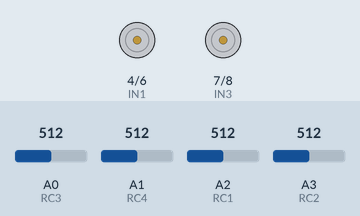
Recording of a sketch running on a simulated Arduino Uno, built with avr-gcc and run on an emulated ATmega328P. On the bench: motor-driver pin pairs drawn as motors (green arrow = first pin HIGH = forward, orange = second pin HIGH = backward, longer = more drive, scaled by the enable pin). The test bench sets the inputs (shaded band); at power-on: A2 (RC1) = 512, A0 (RC3) = 512, A3 (RC2) = 512, A1 (RC4) = 512. What the sketch prints to the serial monitor is not drawn.

Above: at 1.2 s.
1.3 s: A2 (RC1) set to 493
At 3.5 s:
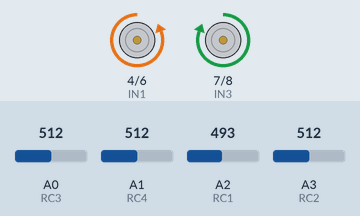
3.8 s: A0 (RC3) set to 495
At 4.4 s:
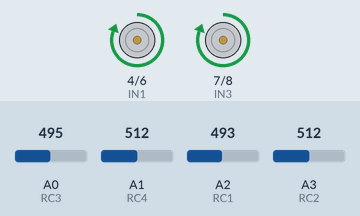
5.3 s: A3 (RC2) set to 495
At 7.5 s:
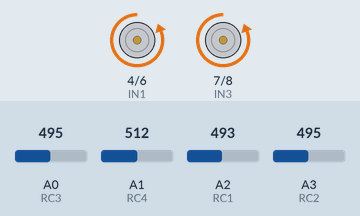
7.8 s: A3 (RC2) set to 716
At 9.6 s:
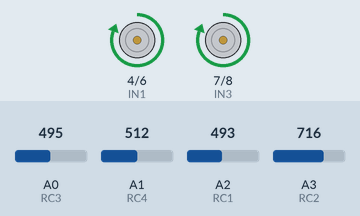
9.9 s: A3 (RC2) set to 306
At 11.3 s:
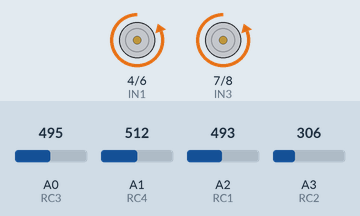
12.4 s: A3 (RC2) set to 992
At 14.2 s:
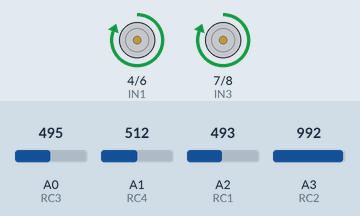
Timing chart, 0 to 15.7 s (numbered marks = the images above; inputs shaded):
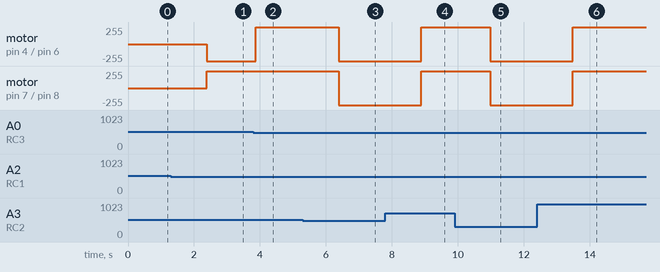

Measured:
- the behaviour switches between 511 and 510 on A2 (RC1) (found by bisection; images 0 and 1)
- the behaviour switches between 511 and 510 on A0 (RC3) (found by bisection; images 1 and 2)
- the behaviour switches between 512 and 511 on A3 (RC2) (found by bisection; images 2 and 3)
- after the input at 1.3 s, motor on pin 4 (IN1) / pin 6 (IN2): stopped → backward 255/255 after 1.1 s; motor on pin 7 (IN3) / pin 8 (IN4): stopped → forward 255/255 after 1.1 s
- after the input at 3.8 s, motor on pin 4 (IN1) / pin 6 (IN2): backward 255/255 → forward 255/255 after 0.08 s
- after the input at 5.3 s, motor on pin 4 (IN1) / pin 6 (IN2), motor on pin 7 (IN3) / pin 8 (IN4): forward 255/255 → backward 255/255 after 1.1 s
- after the input at 7.8 s, motor on pin 4 (IN1) / pin 6 (IN2), motor on pin 7 (IN3) / pin 8 (IN4): backward 255/255 → forward 255/255 after 1.1 s
- after the input at 9.9 s, motor on pin 4 (IN1) / pin 6 (IN2), motor on pin 7 (IN3) / pin 8 (IN4): forward 255/255 → backward 255/255 after 1.1 s
- after the input at 12.4 s, motor on pin 4 (IN1) / pin 6 (IN2), motor on pin 7 (IN3) / pin 8 (IN4): backward 255/255 → forward 255/255 after 1.1 s

The sketch:

track.ino
```cpp
const byte RC1 = A2;
const byte RC2 = A3;
const byte RC3 = A0;
const byte RC4 = A1;

const byte PWM1 = 5;
const byte PWM2 = 9;

const byte IN1 = 4;
const byte IN2 = 6;
const byte IN3 = 7;
const byte IN4 = 8;

const byte start_speed = 125;
const byte max_speed = 255;
const byte speed_inc = 1;
const int8_t rev_speed = 0;
const byte dalay = 100;
word speed = 0;
word prev_millis = 0;
byte prev_speed = 0;

const word analog_low = 1023 / 2;
const word analog_high = 1023 / 2;
boolean prev_analog_1 = false;
boolean prev_analog_2 = false;
boolean prev_analog_3 = false;
boolean prev_analog_4 = false;

const byte analog_chk = 10;
byte analog_cnt_1 = 0;
byte analog_cnt_2 = 0;
byte analog_cnt_3 = 0;
byte analog_cnt_4 = 0;

void setup(){
  digitalWrite (IN1, LOW);
  digitalWrite (IN2, LOW);
  digitalWrite (IN3, LOW);
  digitalWrite (IN4, LOW);
  pinMode (IN1, OUTPUT);
  pinMode (IN2, OUTPUT);
  pinMode (IN3, OUTPUT);
  pinMode (IN4, OUTPUT);
  analogWrite (PWM1, start_speed);
  analogWrite (PWM2, start_speed);
  pinMode (RC1, INPUT);
  pinMode (RC2, INPUT);
  pinMode (RC3, INPUT);
  pinMode (RC4, INPUT);

  prev_millis = millis();
  Serial.begin(56700);
}

void loop(){
  word mls = millis();
  if (prev_millis + dalay < mls){
    return;
  }
  prev_millis = millis();

  word rc1 = analogRead(RC1);
  word rc2 = analogRead(RC2);
  word rc3 = analogRead(RC3);
  word rc4 = analogRead(RC4);
  boolean analog_1 = rc1 < analog_low && rc2 > analog_high;
  boolean analog_2 = rc2 < analog_low && rc1 > analog_high;
  boolean analog_3 = rc3 < analog_low && rc4 > analog_high;
  boolean analog_4 = rc4 < analog_low && rc3 > analog_high;

  Serial.print("analogRead(RC1) =");
  Serial.println(analogRead(RC1));
  Serial.print("analogRead(RC2) =");
  Serial.println(analogRead(RC2));
  /*Serial.print("analogRead(RC3) =");
  Serial.println(analogRead(RC3));
  Serial.print("analogRead(RC4) =");
  Serial.println(analogRead(RC4));*/

  if (analog_1 != prev_analog_1){
    analog_cnt_1++;
    if (analog_chk < analog_cnt_1){
      prev_analog_1 = analog_1;
      analog_cnt_1 = 0;
      //Serial.print("prev_analog_1 = ");
      //Serial.println(prev_analog_1);
    }
  }else{
    analog_cnt_1 = 1;
  }

  if (analog_2 != prev_analog_2){
    analog_cnt_2++;
    if (analog_chk < analog_cnt_2){
      prev_analog_2 = analog_2;
      analog_cnt_2 = 0;
      //Serial.print("prev_analog_2 = ");
      //Serial.println(prev_analog_2);
    }
  }else{
    analog_cnt_2 = 1;
  }

  if (analog_3 != prev_analog_3){
    analog_cnt_3++;
    if (analog_chk < analog_cnt_3){
      prev_analog_3 = analog_3;
      analog_cnt_3 = 0;
      //Serial.print("prev_analog_3 = ");
      //Serial.println(prev_analog_3);
    }
  }else{
    analog_cnt_3 = 1;
  }

  if (analog_4 != prev_analog_4){
    analog_cnt_4++;
    if (analog_chk < analog_cnt_4){
      prev_analog_4 = analog_4;
      analog_cnt_4 = 0;
      //Serial.print("prev_analog_4 = ");
      //Serial.println(prev_analog_4);
    }
  }else{
    analog_cnt_4 = 1;
  }

  if (speed && speed < max_speed){
    speed += speed_inc;
    //Serial.println(speed);
  }

  if (
    !analog_cnt_1 || !analog_cnt_2 ||
    (
      !speed && (!analog_cnt_3 || !analog_cnt_4)
    )
  ){
    speed = start_speed;
  }

  // Вперед
  if (
    (
      prev_analog_2 ||
      (!prev_analog_1 && prev_analog_3) ||
      (!prev_analog_1 && prev_analog_4)
    ) &&
    (
      speed != prev_speed || !analog_cnt_3 || !analog_cnt_4
    )
  ){
      //Serial.println("Вперед");
      //Serial.println(prev_analog_3 && !prev_analog_4 ? "влево" : (!prev_analog_3 && prev_analog_4 ? "вправо" : ""));
      digitalWrite (IN1, prev_analog_3 ? LOW : HIGH);
      digitalWrite (IN2, prev_analog_3 ? HIGH : LOW);
      digitalWrite (IN3, prev_analog_4 ? HIGH : LOW);
      digitalWrite (IN4, prev_analog_4 ? LOW : HIGH);
      analogWrite (PWM1, prev_analog_3 ? speed : (speed + rev_speed));
      analogWrite (PWM2, prev_analog_4 ? speed : (speed + rev_speed));
  // Назад
  }else if (prev_analog_1 && (speed != prev_speed || !analog_cnt_3 || !analog_cnt_4)){
    //Serial.println("Назад");
    digitalWrite (IN1, prev_analog_3 ? HIGH : LOW);
    digitalWrite (IN2, prev_analog_3 ? LOW : HIGH);
    digitalWrite (IN3, prev_analog_4 ? LOW : HIGH);
    digitalWrite (IN4, prev_analog_4 ? HIGH : LOW);
    analogWrite (PWM1, prev_analog_3 ? speed : (speed + rev_speed));
    analogWrite (PWM2, prev_analog_4 ? speed : (speed + rev_speed));
  }else if (!prev_analog_1 && !prev_analog_2 && !prev_analog_3 && !prev_analog_4 && speed){
    //Serial.println("стоп");
    digitalWrite (IN1, LOW);
    digitalWrite (IN2, LOW);
    digitalWrite (IN3, LOW);
    digitalWrite (IN4, LOW);
    analogWrite (PWM1, start_speed);
    analogWrite (PWM2, start_speed);
    speed = 0;
  }
  prev_speed = speed;
}
```
